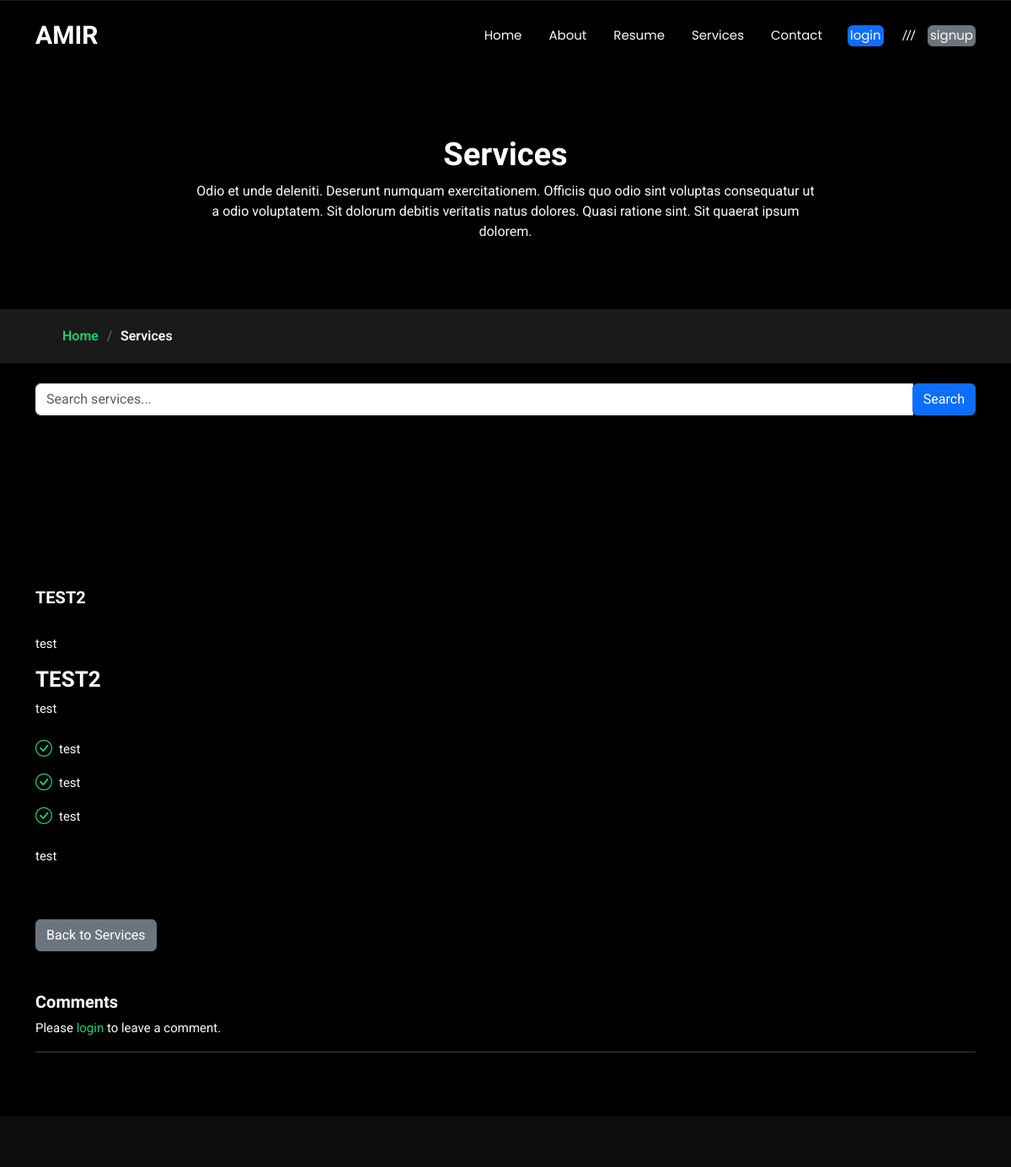
Page /service_details/8/ on the earlier database version.
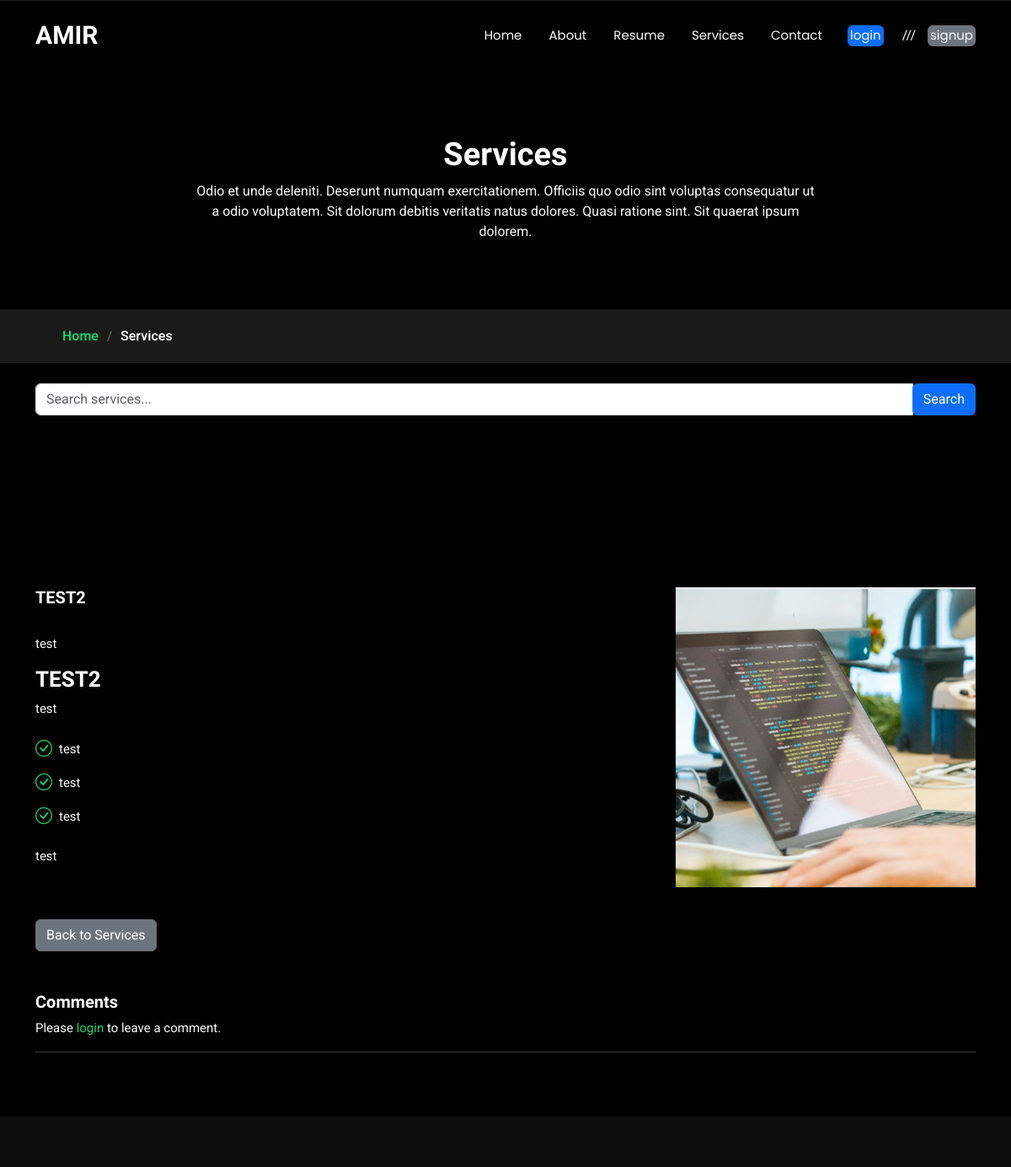
Same page on the later database version.
### root/models.py (models this page shows, shortened)
class Service(models.Model):
    name = models.CharField(max_length=100)
    scheduled = models.DateTimeField(default=timezone.now)
    content = models.TextField(default="test")
    name_servise = models.CharField(max_length=100, default="Default Service")
    about_content = models.TextField(default="test")
    image = models.ImageField(upload_to='services', default='services/default0.jpg')
    Edelectus_content_name = models.TextField(default="test")
    Edelectus_content_Description = models.TextField(default="test")
    Temporibus_content_name = models.TextField(default="test")
    Temporibus_content_Description = models.TextField(default="test")
    Feature_content = models.TextField(default="test")
    Description_content_name = models.TextField(default="test")
    Description_content_Description = models.TextField(default="test")
    status = models.BooleanField(default=False)
    created_at = models.DateTimeField(auto_now_add=True)
    updated_at = models.DateTimeField(auto_now=True)
    class Meta:
        ordering = ('created_at',)

### root/views.py (the view)
# urls.py: path('service_details/', service_details, name='service_details'),
def service_details(request, service_id):
    service = get_object_or_404(Service, id=service_id)
    comments = ServiceComment.objects.filter(service=service)
    if request.method == 'POST' and request.user.is_authenticated:
        if 'delete_comment' in request.POST:
            comment_id = request.POST.get('comment_id')
            comment = get_object_or_404(ServiceComment, id=comment_id, user=request.user)
            comment.delete()
            return redirect('root:service_details', service_id=service.id)
        elif 'edit_comment' in request.POST:
            comment_id = request.POST.get('comment_id')
            comment = get_object_or_404(ServiceComment, id=comment_id, user=request.user)
            form = EditCommentForm(request.POST, instance=comment)
            if form.is_valid():
                form.save()
                return redirect('root:service_details', service_id=service.id)
        else:
            form = ServiceCommentForm(request.POST)
            if form.is_valid():
                comment = form.save(commit=False)
                comment.service = service
                comment.user = request.user
                comment.save()
                return redirect('root:service_details', service_id=service.id)
    else:
        form = ServiceCommentForm()
    return render(request, 'root/services.html', {
        'service': service,
        'comments': comments,
        'form': form,
    })

### root/forms.py
class ServiceCommentForm(forms.ModelForm):
    class Meta:
        model = ServiceComment
        fields = ['comment']
        widgets = {
            'comment': forms.Textarea(attrs={'class': 'form-control', 'placeholder': 'Your comment...'}),
        }

### templates/root/services.html (shortened to what this page needs)
{% extends "base.html" %}
{% load static %}
{% block 'content' %}<!DOCTYPE html>
  <main class="main">
    <div class="page-title" data-aos="fade">
      <div class="heading">
        <div class="container">
          <div class="row d-flex justify-content-center text-center">
            <div class="col-lg-8">
              <h1>Services</h1>
              <p class="mb-0">Odio et unde deleniti. Deserunt numquam exercitationem. Officiis quo odio sint voluptas consequatur ut a odio voluptatem. Sit dolorum debitis veritatis natus dolores. Quasi ratione sint. Sit quaerat ipsum dolorem.</p>
            </div>
          </div>
        </div>
      </div>
      <nav class="breadcrumbs">
        <div class="container">
          <ol>
            <li><a href="{% url 'root:home' %}">Home</a></li>
            <li class="current">Services</li>
          </ol>
        </div>
      </nav>
    </div>
    <div class="search-bar container my-4">
      <form method="GET">
        <div class="input-group">
          <input type="text" name="q" class="form-control" placeholder="Search services..." aria-label="Search services" value="{{ request.GET.q|default_if_none:'' }}">
          <div class="input-group-append">
            <button class="btn btn-primary" type="submit">Search</button>
          </div>
        </div>
      </form>
    </div>
    <section id="services" class="services section">
    </section>
    {% if service %}
    <section id="service-details" class="service-details section">
      <div class="container">
        <div class="row gy-4">
          <div class="col-lg-8" data-aos="fade-up" data-aos-delay="100">
            <div class="d-flex justify-content-between align-items-center mb-4">
              <h4 id="service-title">{{ service.name }}</h4>
            </div>
            <p id="service-description">{{ service.about_content }}</p>
            <h3 id="service-heading">{{ service.name }}</h3>
            <p id="service-content">{{ service.content }}</p>
            <ul id="service-features">
              <li><i class="bi bi-check-circle"></i> <span>{{ service.Edelectus_content_name }}</span></li>
              <li><i class="bi bi-check-circle"></i> <span>{{ service.Temporibus_content_name }}</span></li>
              <li><i class="bi bi-check-circle"></i> <span>{{ service.Feature_content }}</span></li>
            </ul>
            <p id="service-additional-info">
              {{ service.Description_content_Description }}
            </p>
            <br><br>
            <a href="{% url 'root:services' %}" class="btn btn-secondary">Back to Services</a>
          </div>
          <div class="col-lg-4" data-aos="fade-up" data-aos-delay="200">
            <img id="service-image" src="{{ service.image.url }}" alt="" class="img-fluid services-img">
          </div>
        </div>
        <div class="row mt-5">
          <div class="col-lg-12">
            <h4>Comments</h4>
            {% if request.user.is_authenticated %}
              <form method="post" action="{% url 'root:service_details' service.id %}">
                {% csrf_token %}
                <textarea name="comment" class="form-control" placeholder="Your comment..."></textarea>
                <button type="submit" class="btn btn-primary mt-2">Submit Comment</button>
              </form>
            {% else %}
              <p>Please <a href="{% url 'root:login' %}">login</a> to leave a comment.</p>
            {% endif %}
            <hr>
          </div>
        </div>
      </div>
    </section>
    {% endif %}
  </main>
{% endblock 'content' %}

Differences in the rows shown:
changed Service "TEST2": image: picture added
